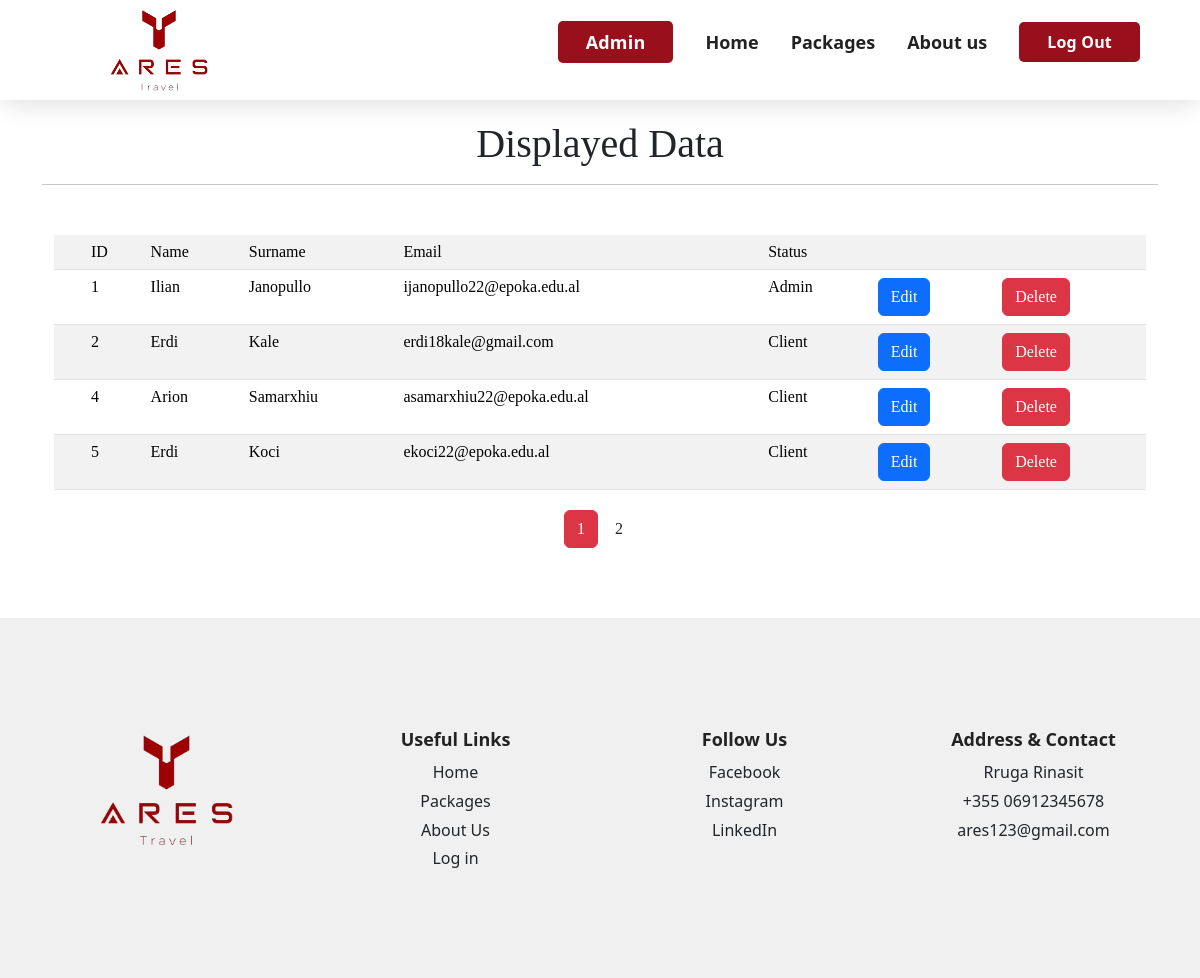
Screenshot of /manageUsers.php (signed in) with the database file from the repository.
### tables this page shows
CREATE TABLE `users` (
  `id` int(11) NOT NULL,
  `name` varchar(50) NOT NULL,
  `surname` varchar(50) NOT NULL,
  `email` varchar(70) NOT NULL,
  `password` varchar(32) NOT NULL,
  `status` int(11) NOT NULL
);

### manageUsers.php (the view, shortened to what this page needs)
<html>
    <head>
        <link rel="stylesheet" href="assets/stylesheets/general-styles.css" />
        <link rel="stylesheet" href="assets/stylesheets/hamburgers.css" />
        <link href="https://cdn.jsdelivr.net/npm/bootstrap@5.3.3/dist/css/bootstrap.min.css" rel="stylesheet">
    </head>
    <body>
        <?php require_once("header.php");
        ?>
        <div class="container" style="align-items: center; font-family: 'Times New Roman', Times, serif; text-align: center; margin-top: 20px; margin-bottom: 70px;">
            <h1>Displayed Data</h1>
            <hr />
            <?php
            require_once("database.php");
            $records_per_page = 4;
            $page = 1;
            $offset = ($page - 1) * $records_per_page;
            $query = "SELECT * FROM users LIMIT $offset, $records_per_page";
            $stmt = $db->prepare($query);
            $stmt->execute();
            $stmt->store_result();
            $stmt->bind_result($id, $name, $surname, $email, $password, $status);
            echo '<div class="container" style="align-items: center; font-family: Times New Roman, Times, serif; margin-top: 50px;">
                    <table class="table table-striped table-hover">
                        <th><td>ID</td><td>Name</td><td>Surname</td><td>Email</td><td>Status</td><td></td><td></td></th>';
            while ($stmt->fetch()) {
                if($status == 0){
                    $status = "Client";
                } else if($status == 1){
                    $status = "Admin";
                }
                echo "<tr>
                        <td></td>
                        <td>$id</td>
                        <td>$name</td>
                        <td>$surname</td>
                        <td>$email</td>
                        <td>$status</td>
                        <td><form action='editUsers.php' method='post'><button type='submit' name='id' value='$id' class='btn btn-primary'>Edit</button></form></td>
                        <td><form action='deleteUsers.php' method='post'><button type='submit' name='id' value='$id' class='btn btn-danger'>Delete</button></form></td>
                      </tr>";
            }
            echo '</table></div>';
            $result = $db->query("SELECT COUNT(*) FROM users");
            $row = $result->fetch_row();
            $total_rows = $row[0];
            $total_pages = ceil($total_rows / $records_per_page);
            echo '<div class="container" style="text-align: center; margin-top: 20px;">';
            if ($total_pages > 1) {
                for ($i = 1; $i <= $total_pages; $i++) {
                    echo "<a href='manageUsers.php?page=" . $i . "'";
                    if ($page == $i) echo " class='btn btn-danger'";
                    else echo " class='btn btn-default'";
                    echo ">" . $i . "</a> ";
                }
            }
            echo '</div>';
            ?>
        </div>
    </body>
</html>

### header.php (shortened to what this page needs)
<header class="header">
  <a href="index.php">
    <img src="assets/images/ares-logo.png" alt="company logo" height="88" class="header-logo" />
  </a>
  <nav>
    <ul class="primary-navigation">
    <?php
        if(isset($_SESSION["developer"])){
          ?> <li><a href="developer.php" class="sign-up-btn">Admin</a></li> <?php
        }
      ?>
      <li><a href="index.php">Home</a></li>
      <li><a href="packages.php">Packages</a></li>
      <li><a href="aboutUs.php">About us</a></li>
      <?php
        if(!isset($_SESSION["email"])){
          ?> <li><a href="login.php" class="sign-up-btn">Log In</a></li> <?php
        } else {
          ?> <form action="logout.php" method="post">
            <button type='submit' class='sign-up-btn' name="token" value="<?php echo $_SESSION['token'];?>">Log Out</button>
        </form> <?php
        }
      ?>
    </ul>
  </nav>
</header>

### assets/stylesheets/general-styles.css (style rules this page uses)
* { margin: 0; padding: 0; box-sizing: border-box !important; }
*::before, *::after { box-sizing: border-box !important; }
body { background-color: #fafafa; color: #333; font-family: system-ui, -apple-system, BlinkMacSystemFont, "Segoe UI", Roboto, Oxygen, Ubuntu, Cantarell, "Open Sans", "Helvetica Neue", sans-serif !important; line-height: 1 !important; }
h1, h2, h3 { color: #222; font-weight: 700; }
img { display: block; max-width: 100%; height: auto; }
ul { padding-left: 0 !important; }
input, select, button, textarea { border: none; display: inline-block; background: none; line-height: inherit; font-size: inherit; font-family: inherit; }
.container { max-width: 1080px; margin: 0 auto; padding: 0 24px; }
header { background: white; box-shadow: 0 8px 24px -3px rgb(0, 0, 0, 0.12); min-height: 6.25rem; padding-inline: min(5vw, 64px); display: flex; justify-content: space-between; align-items: center; position: sticky; top: 0; z-index: 10000; }
.header-logo { height: 88px; width: auto; }
.primary-navigation { list-style: none; display: flex; gap: 32px; align-items: center; }
.primary-navigation a:any-link { display: inline-block; text-decoration: none; color: #222; font-weight: 600; font-size: 18px; }
.primary-navigation button.sign-up-btn { display: inline-block; text-decoration: none; color: #222; font-weight: 550; font-size: 16px; }
.primary-navigation a.sign-up-btn, .primary-navigation button.sign-up-btn { cursor: pointer; letter-spacing: 0.2px; background-color: #990f1b; color: #fff; padding: 12px 28px; border-radius: 5px; }
.grid { display: grid; }
.grid-4-cols { grid-template-columns: repeat(2, 1fr); }
.gap-md { gap: 1rem; }
footer { background-color: #f0f0f0; padding: 7rem 0 6rem; }
.footer-logo { height: 120px; width: auto; margin-bottom: 1rem; object-fit: cover; }
.footer-heading { font-size: 18px; font-weight: 600; color: #222; text-align: center; margin-bottom: 1rem; }
.footer-list { list-style: none; display: flex; flex-direction: column; align-items: center; gap: 0.8rem; }
.footer-link:any-link { color: inherit; text-decoration: none; }
@media only screen and (min-width: 28em) { .gap-md { gap: 2rem; } }
@media only screen and (min-width: 53em) { .grid-4-cols { grid-template-columns: repeat(4, 1fr); } }
@media only screen and (min-width: 53em) { .gap-md { gap: 2.5rem; } }

### rows the page displays
users: id "1", name "Ilian", surname "Janopullo", email "ijanopullo22@epoka.edu.al", status "Admin"
users: id "2", name "Erdi", surname "Kale", email "erdi18kale@gmail.com", status "Client"
users: id "4", name "Arion", surname "Samarxhiu", email "asamarxhiu22@epoka.edu.al", status "Client"
users: id "5", name "Erdi", surname "Koci", email "ekoci22@epoka.edu.al", status "Client"
